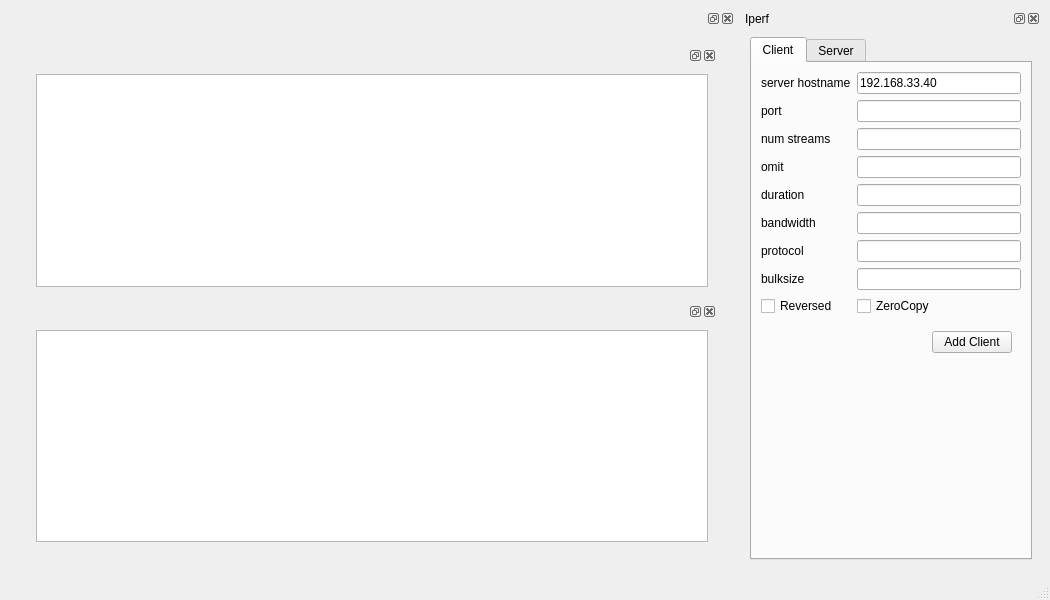
<?xml version="1.0" encoding="UTF-8"?>
<ui version="4.0">
 <class>Dialog_iperfWindow</class>
 <widget class="QMainWindow" name="Dialog_iperfWindow">
  <property name="geometry">
   <rect>
    <x>0</x>
    <y>0</y>
    <width>1050</width>
    <height>600</height>
   </rect>
  </property>
  <property name="windowTitle">
   <string>MainWindow</string>
  </property>
  <widget class="QWidget" name="centralwidget">
   <layout class="QHBoxLayout" name="horizontalLayout">
    <item>
     <widget class="QDockWidget" name="dockWidget_display">
      <property name="floating">
       <bool>false</bool>
      </property>
      <widget class="QWidget" name="dockWidgetContents_6">
       <layout class="QVBoxLayout" name="verticalLayout">
        <item>
         <widget class="QWidget" name="widget" native="true">
          <layout class="QVBoxLayout" name="verticalLayout_3">
           <item>
            <widget class="QDockWidget" name="dockWidget_abbove">
             <property name="floating">
              <bool>false</bool>
             </property>
             <widget class="QWidget" name="dockWidgetContents_8">
              <layout class="QVBoxLayout" name="verticalLayout_2">
               <item>
                <widget class="QTableWidget" name="tableWidget_clients"/>
               </item>
              </layout>
             </widget>
            </widget>
           </item>
           <item>
            <widget class="QDockWidget" name="dockWidget_below">
             <property name="floating">
              <bool>false</bool>
             </property>
             <widget class="QWidget" name="dockWidgetContents_9">
              <layout class="QVBoxLayout" name="verticalLayout_5">
               <item>
                <widget class="QTableWidget" name="tableWidget_server"/>
               </item>
              </layout>
             </widget>
            </widget>
           </item>
          </layout>
         </widget>
        </item>
       </layout>
      </widget>
     </widget>
    </item>
    <item>
     <widget class="QDockWidget" name="dockWidget_settings">
      <property name="sizePolicy">
       <sizepolicy hsizetype="Preferred" vsizetype="Preferred">
        <horstretch>0</horstretch>
        <verstretch>0</verstretch>
       </sizepolicy>
      </property>
      <property name="minimumSize">
       <size>
        <width>264</width>
        <height>420</height>
       </size>
      </property>
      <property name="maximumSize">
       <size>
        <width>300</width>
        <height>524287</height>
       </size>
      </property>
      <property name="baseSize">
       <size>
        <width>0</width>
        <height>0</height>
       </size>
      </property>
      <property name="floating">
       <bool>false</bool>
      </property>
      <property name="windowTitle">
       <string>Iperf</string>
      </property>
      <widget class="QWidget" name="dockWidgetContents_7">
       <layout class="QVBoxLayout" name="verticalLayout_4">
        <item>
         <widget class="QTabWidget" name="tabWidget">
          <property name="currentIndex">
           <number>0</number>
          </property>
          <widget class="QWidget" name="tab_client">
           <attribute name="title">
            <string>Client</string>
           </attribute>
           <layout class="QFormLayout" name="formLayout">
            <item row="1" column="1">
             <widget class="QLineEdit" name="lineEdit_serverhostname">
              <property name="text">
               <string>192.168.33.40</string>
              </property>
             </widget>
            </item>
            <item row="2" column="1">
             <widget class="QLineEdit" name="lineEdit_port"/>
            </item>
            <item row="5" column="1">
             <widget class="QLineEdit" name="lineEdit_omit"/>
            </item>
            <item row="6" column="1">
             <widget class="QLineEdit" name="lineEdit_duration"/>
            </item>
            <item row="3" column="1">
             <widget class="QLineEdit" name="lineEdit_numstreams"/>
            </item>
            <item row="7" column="1">
             <widget class="QLineEdit" name="lineEdit_bandwidth"/>
            </item>
            <item row="8" column="1">
             <widget class="QLineEdit" name="lineEdit_protocol"/>
            </item>
            <item row="1" column="0">
             <widget class="QLabel" name="label">
              <property name="text">
               <string>server hostname</string>
              </property>
             </widget>
            </item>
            <item row="2" column="0">
             <widget class="QLabel" name="label_2">
              <property name="text">
               <string>port</string>
              </property>
             </widget>
            </item>
            <item row="3" column="0">
             <widget class="QLabel" name="label_3">
              <property name="text">
               <string>num streams</string>
              </property>
             </widget>
            </item>
            <item row="5" column="0">
             <widget class="QLabel" name="label_5">
              <property name="text">
               <string>omit</string>
              </property>
             </widget>
            </item>
            <item row="6" column="0">
             <widget class="QLabel" name="label_6">
              <property name="text">
               <string>duration</string>
              </property>
             </widget>
            </item>
            <item row="7" column="0">
             <widget class="QLabel" name="label_7">
              <property name="text">
               <string>bandwidth</string>
              </property>
             </widget>
            </item>
            <item row="8" column="0">
             <widget class="QLabel" name="label_8">
              <property name="text">
               <string>protocol</string>
              </property>
             </widget>
            </item>
            <item row="11" column="1">
             <widget class="QWidget" name="widget_2" native="true">
              <layout class="QHBoxLayout" name="horizontalLayout_2">
               <item>
                <spacer name="horizontalSpacer">
                 <property name="orientation">
                  <enum>Qt::Horizontal</enum>
                 </property>
                 <property name="sizeHint" stdset="0">
                  <size>
                   <width>40</width>
                   <height>20</height>
                  </size>
                 </property>
                </spacer>
               </item>
               <item>
                <widget class="QPushButton" name="pushButton_apply">
                 <property name="text">
                  <string>Add Client</string>
                 </property>
                </widget>
               </item>
              </layout>
             </widget>
            </item>
            <item row="10" column="1">
             <widget class="QCheckBox" name="checkBox_zerocopy">
              <property name="text">
               <string>ZeroCopy</string>
              </property>
             </widget>
            </item>
            <item row="9" column="1">
             <widget class="QLineEdit" name="lineEdit"/>
            </item>
            <item row="9" column="0">
             <widget class="QLabel" name="label_15">
              <property name="text">
               <string>bulksize</string>
              </property>
             </widget>
            </item>
            <item row="10" column="0">
             <widget class="QCheckBox" name="checkBox_reversed">
              <property name="text">
               <string>Reversed</string>
              </property>
             </widget>
            </item>
           </layout>
          </widget>
          <widget class="QWidget" name="tab_Server">
           <attribute name="title">
            <string>Server</string>
           </attribute>
           <layout class="QFormLayout" name="formLayout_2">
            <item row="0" column="0">
             <widget class="QLabel" name="label_4">
              <property name="text">
               <string>server hostname</string>
              </property>
             </widget>
            </item>
            <item row="0" column="1">
             <widget class="QLineEdit" name="lineEdit_serverhostname_2"/>
            </item>
            <item row="1" column="0">
             <widget class="QLabel" name="label_12">
              <property name="text">
               <string>port</string>
              </property>
             </widget>
            </item>
            <item row="1" column="1">
             <widget class="QLineEdit" name="lineEdit_port_2"/>
            </item>
            <item row="2" column="0">
             <widget class="QLabel" name="label_13">
              <property name="text">
               <string>num streams</string>
              </property>
             </widget>
            </item>
            <item row="2" column="1">
             <widget class="QLineEdit" name="lineEdit_numstreams_2"/>
            </item>
            <item row="3" column="0">
             <widget class="QLabel" name="label_10">
              <property name="text">
               <string>omit</string>
              </property>
             </widget>
            </item>
            <item row="3" column="1">
             <widget class="QLineEdit" name="lineEdit_omit_2"/>
            </item>
            <item row="4" column="0">
             <widget class="QLabel" name="label_11">
              <property name="text">
               <string>duration</string>
              </property>
             </widget>
            </item>
            <item row="4" column="1">
             <widget class="QLineEdit" name="lineEdit_duration_2"/>
            </item>
            <item row="5" column="0">
             <widget class="QLabel" name="label_14">
              <property name="text">
               <string>bandwidth</string>
              </property>
             </widget>
            </item>
            <item row="5" column="1">
             <widget class="QLineEdit" name="lineEdit_bandwidth_2"/>
            </item>
            <item row="6" column="0">
             <widget class="QLabel" name="label_9">
              <property name="text">
               <string>protocol</string>
              </property>
             </widget>
            </item>
            <item row="6" column="1">
             <widget class="QLineEdit" name="lineEdit_protocol_2"/>
            </item>
            <item row="7" column="1">
             <widget class="QCheckBox" name="checkBox_zerocopy_2">
              <property name="text">
               <string>ZeroCopy</string>
              </property>
             </widget>
            </item>
           </layout>
          </widget>
         </widget>
        </item>
       </layout>
      </widget>
     </widget>
    </item>
   </layout>
  </widget>
  <widget class="QMenuBar" name="menubar">
   <property name="geometry">
    <rect>
     <x>0</x>
     <y>0</y>
     <width>1050</width>
     <height>22</height>
    </rect>
   </property>
  </widget>
  <widget class="QStatusBar" name="statusbar"/>
 </widget>
 <resources/>
 <connections/>
</ui>
